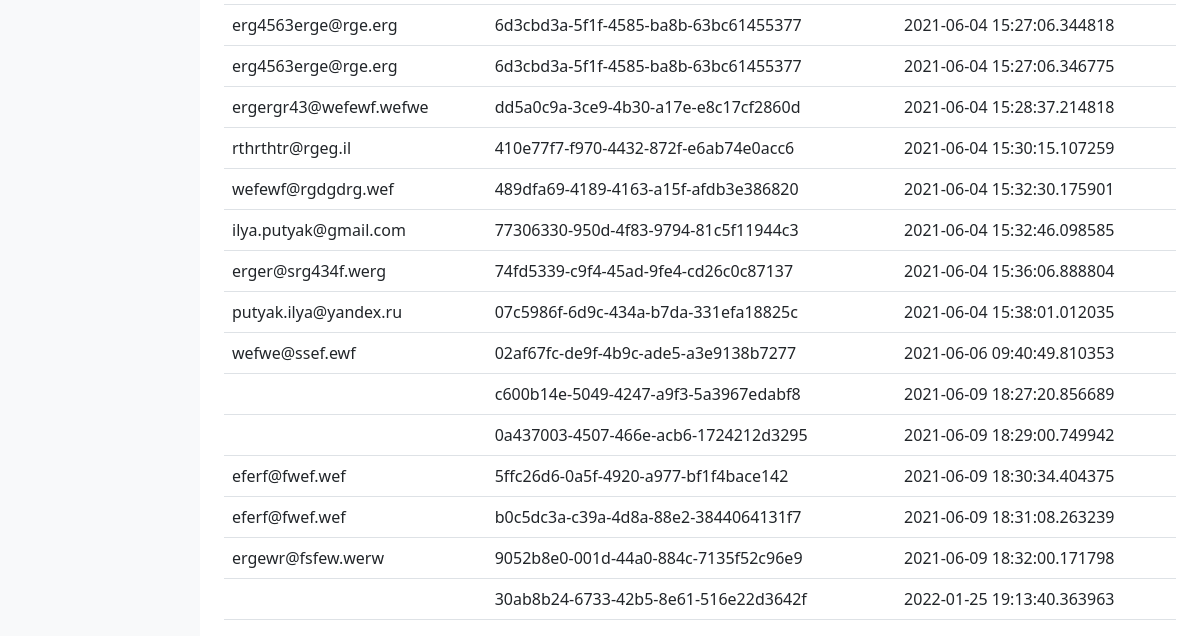
The app's page /admin/orders (signed in, lower part), older data.
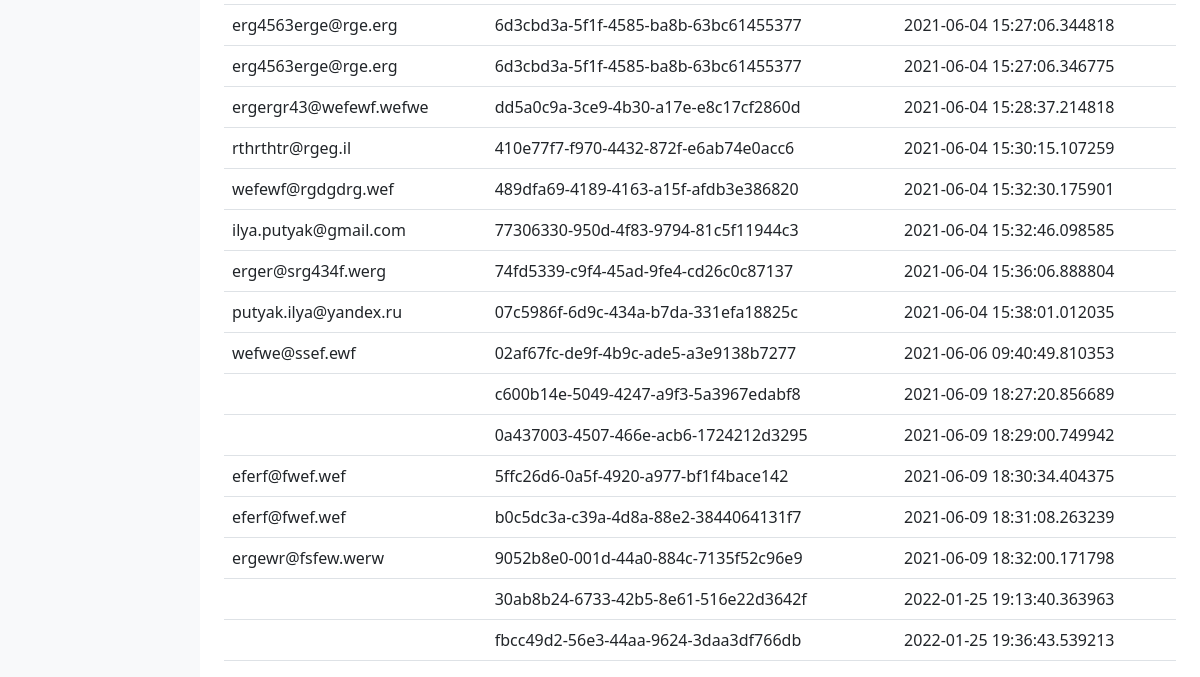
The same page, newer data.
### app.py (models this page shows)
class Purchase(db.Model):
    __tablename__ = 'purchases'
    id = db.Column(db.Integer, primary_key=True)
    customer_email = db.Column(db.String, nullable=False)
    purchase_id = db.Column(db.String, nullable=True)
    product_id = db.Column(db.String, nullable=True)
    product_name = db.Column(db.String, nullable=True)
    product_description = db.Column(db.String, nullable=True)
    price = db.Column(db.Integer, nullable=True)
    count = db.Column(db.Integer, nullable=True)
    cdate = db.Column(db.DateTime, default=datetime.datetime.utcnow)

### app.py (the view)
@app.route('/admin/orders')
def admin_orders():
    try:
        session['auth_admin']
        query_orders = Purchase.query.all()
        orders = []
        for i in query_orders:
            orders.append(dict(id=i.id, customer_email=i.customer_email, purchase_id=i.purchase_id, product_id=i.product_id, product_name=i.product_name,
                               product_description=i.product_description, price=i.price, count=i.count, cdate=i.cdate))
        sample_query = db.session.query(Purchase.purchase_id).distinct().all()
        unique_purchase_id = [i[0] for i in sample_query]
        order_data = []
        for j in orders:
            for f in unique_purchase_id:
                if f == j['purchase_id']:
                    order_data.append(dict(purchase_id=j['purchase_id'], customer_email=j['customer_email'], cdate=j['cdate']))
                else:
                    pass
        return render_template('admin_orders.html', orders=order_data)
    except:
        return render_template('admin_dashboard.html', memo='memo')

### templates/admin_orders.html (shortened to what this page needs)
<!doctype html>
<html lang="en">
<head>
    <link href="https://getbootstrap.com/docs/5.0/dist/css/bootstrap.min.css" rel="stylesheet"
>
    <link href="https://getbootstrap.com/docs/5.0/examples/dashboard/dashboard.css" rel="stylesheet">
</head>
<body>
<div class="container-fluid">
    <div class="row">
        <nav id="sidebarMenu" class="col-md-3 col-lg-2 d-md-block bg-light sidebar collapse">
        </nav>
        <main class="col-md-9 ms-sm-auto col-lg-10 px-md-4">
            <div class="table-responsive">
                <table class="table table-hover">
                    <tbody>
                    {% for i in orders %}
                    <tr data-toggle="modal" data-target="#{{ i.purchase_id }}">
                        <td>{{ i.customer_email }}</td>
                        <td>{{ i.purchase_id }}</td>
                        <td>{{ i.cdate }}</td>
                    </tr>
                    {% endfor %}
                    </tbody>
                </table>
            </div>
        </main>
    </div>
</div>
</body>
</html>

Row changes from the older to the newer data that the page shows:
added Purchase: purchase_id "fbcc49d2-56e3-44aa-9624-3daa3df766db", cdate "2022-01-25 19:36:43.539213"
